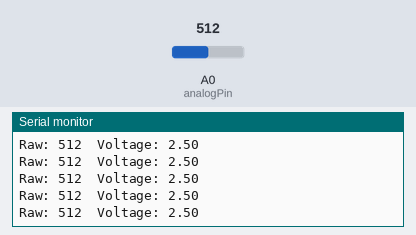
The sketch below on a simulated Arduino Mega 2560, built with avr-gcc and run on an emulated ATmega2560. Parts: the last lines printed to the serial monitor. Inputs (shaded band) come from the test bench; at power-on: A0 (analogPin) = 512.

Above: at 1.2 s.
1.3 s: A0 (analogPin) set to 716
At 1.56 s:
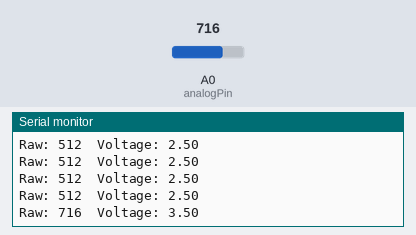
2.8 s: A0 (analogPin) set to 900
At 2.97 s:
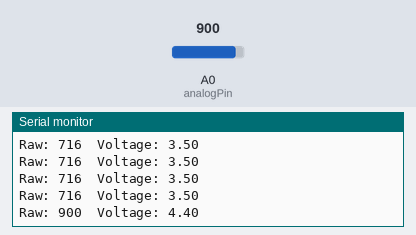
Timing chart, 0 to 5.8 s (numbered marks = the images above; inputs shaded):
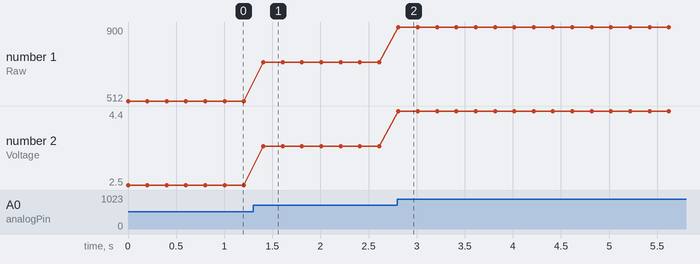

Measured:
- after the input at 1.3 s, the serial monitor: prints a new line after 0.11 s (image 1)
- after the input at 2.8 s, the serial monitor: prints a new line at once (image 2)
- plotted number 1: 512 → 716 after the input at 1.3 s, 716 → 900 after the input at 2.8 s
- plotted number 2: 2.5 → 3.5 after the input at 1.3 s, 3.5 → 4.4 after the input at 2.8 s

The sketch:

VoltageDetector.ino.ino
```cpp
const int analogPin = A0;  // choose your analog pin

void setup() {
  Serial.begin(9600);
}

void loop() {
  int rawValue = analogRead(analogPin);  // 0–1023

  // Convert to voltage (assuming 5V board like Arduino Mega)
  float voltage = rawValue * (5.0 / 1023.0);

  Serial.print("Raw: ");
  Serial.print(rawValue);
  Serial.print("  Voltage: ");
  Serial.println(voltage);

  delay(200);
}
```
